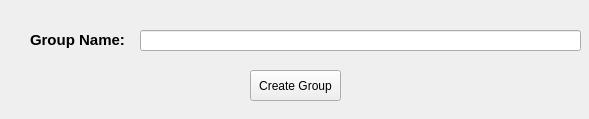
<?xml version="1.0" encoding="UTF-8"?>
<ui version="4.0">
 <class>Form</class>
 <widget class="QWidget" name="Form">
  <property name="geometry">
   <rect>
    <x>0</x>
    <y>0</y>
    <width>589</width>
    <height>119</height>
   </rect>
  </property>
  <property name="windowTitle">
   <string>Form</string>
  </property>
  <widget class="QPushButton" name="pbAdditem">
   <property name="geometry">
    <rect>
     <x>250</x>
     <y>70</y>
     <width>91</width>
     <height>31</height>
    </rect>
   </property>
   <property name="text">
    <string>Create Group</string>
   </property>
   <property name="shortcut">
    <string>Del</string>
   </property>
  </widget>
  <widget class="QLineEdit" name="editAdditem">
   <property name="geometry">
    <rect>
     <x>140</x>
     <y>30</y>
     <width>441</width>
     <height>21</height>
    </rect>
   </property>
  </widget>
  <widget class="QLabel" name="label">
   <property name="geometry">
    <rect>
     <x>30</x>
     <y>30</y>
     <width>111</width>
     <height>21</height>
    </rect>
   </property>
   <property name="text">
    <string>&lt;html&gt;&lt;head/&gt;&lt;body&gt;&lt;p&gt;&lt;span style=&quot; font-size:11pt; font-weight:700;&quot;&gt;Group Name:&lt;/span&gt;&lt;/p&gt;&lt;/body&gt;&lt;/html&gt;</string>
   </property>
   <property name="textFormat">
    <enum>Qt::TextFormat::MarkdownText</enum>
   </property>
  </widget>
 </widget>
 <resources/>
 <connections/>
</ui>
